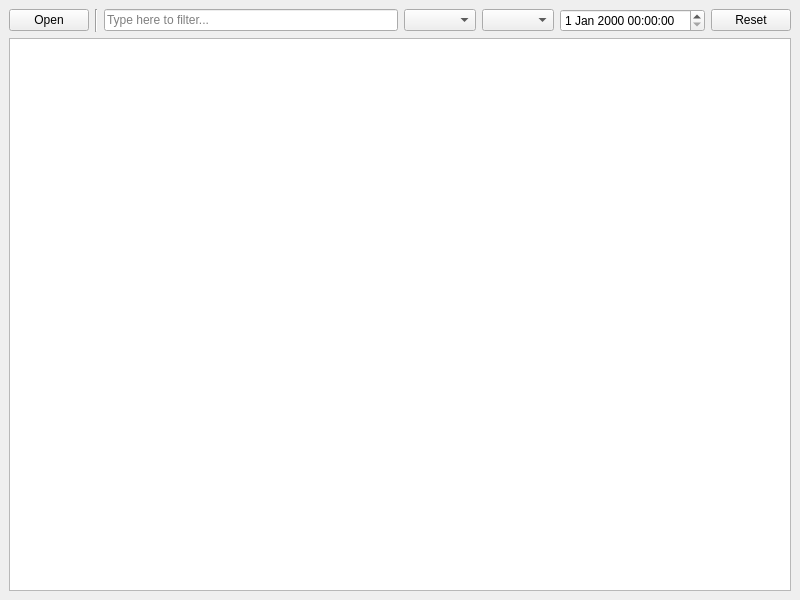
<?xml version="1.0" encoding="UTF-8"?>
<ui version="4.0">
 <class>MainWindow</class>
 <widget class="QMainWindow" name="MainWindow">
  <property name="geometry">
   <rect>
    <x>0</x>
    <y>0</y>
    <width>800</width>
    <height>600</height>
   </rect>
  </property>
  <property name="windowTitle">
   <string>MainWindow</string>
  </property>
  <widget class="QWidget" name="centralwidget">
   <layout class="QVBoxLayout" name="verticalLayout">
    <item>
     <layout class="QHBoxLayout" name="horizontalLayout">
      <item>
       <widget class="QPushButton" name="openButton">
        <property name="text">
         <string>Open</string>
        </property>
       </widget>
      </item>
      <item>
       <widget class="Line" name="line">
        <property name="orientation">
         <enum>Qt::Vertical</enum>
        </property>
       </widget>
      </item>
      <item>
       <widget class="QLineEdit" name="filterEdit">
        <property name="placeholderText">
         <string>Type here to filter...</string>
        </property>
       </widget>
      </item>
      <item>
       <widget class="QComboBox" name="levelDropdown"/>
      </item>
      <item>
       <widget class="QComboBox" name="moduleDropdown">
        <property name="placeholderText">
         <string>Module</string>
        </property>
       </widget>
      </item>
      <item>
       <widget class="QDateTimeEdit" name="dateTimeEdit"/>
      </item>
      <item>
       <widget class="QPushButton" name="resetButton">
        <property name="text">
         <string>Reset</string>
        </property>
       </widget>
      </item>
     </layout>
    </item>
    <item>
     <widget class="QTableWidget" name="tableWidget">
      <property name="editTriggers">
       <set>QAbstractItemView::NoEditTriggers</set>
      </property>
      <property name="showGrid">
       <bool>false</bool>
      </property>
      <attribute name="horizontalHeaderVisible">
       <bool>false</bool>
      </attribute>
      <attribute name="verticalHeaderVisible">
       <bool>false</bool>
      </attribute>
     </widget>
    </item>
   </layout>
  </widget>
 </widget>
 <resources/>
 <connections/>
</ui>
